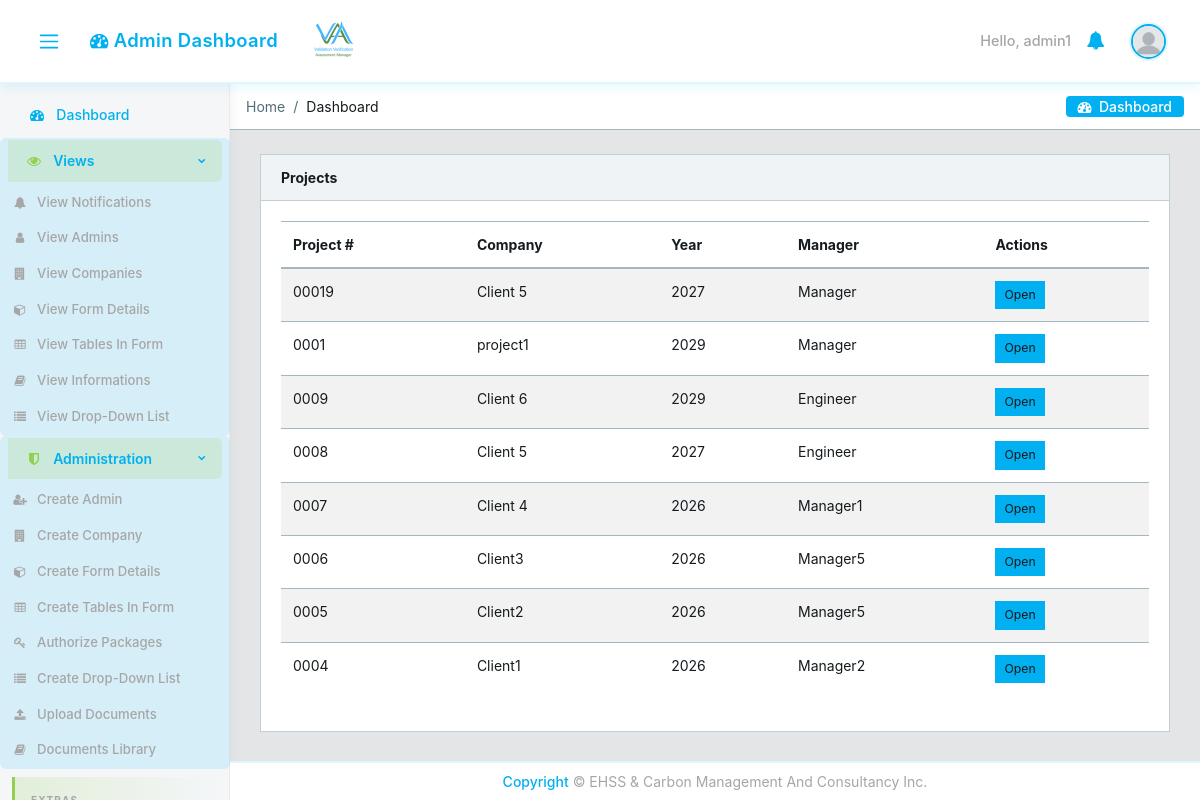
The page /projects/ (signed in) on the database its author committed.
### core/models.py (models this page shows, shortened)
class CustomUser(AbstractUser):
    email = models.EmailField(unique=True)
    user_type = models.CharField(max_length=15, choices=USER_TYPE_CHOICES)
    user_role = models.CharField(
        max_length=30, choices=USER_ROLE_CHOICES, blank=True, verbose_name='User Role',
    )
    designation = models.CharField(max_length=100, blank=True, null=True)
    position_title = models.CharField(max_length=150, blank=True, verbose_name='Position Title')
    contact_number = models.CharField(max_length=20, blank=True, null=True)
    cv = models.FileField(upload_to='core/cvs/', blank=True, null=True)
    company = models.ForeignKey(
        'Company', on_delete=models.SET_NULL, null=True, blank=True,
        related_name='managers'
    )
    created_by = models.ForeignKey(
        'self', on_delete=models.SET_NULL, null=True, blank=True,
        related_name='created_users'
    )
    created_date = models.DateField(auto_now_add=True)
    created_time = models.TimeField(auto_now_add=True)
    under_supervision = models.ForeignKey(
        'self', on_delete=models.SET_NULL, null=True, blank=True,
        related_name='supervised_users'
    )
    avatar = models.ImageField(upload_to='core/avatar', blank=True)
    @property
    def avatar_url(self):
        if self.avatar:
            try:
                return self.avatar.url
            except ValueError:
                pass
        return static('core/img/avatar/blank_profile.png')

class Project(models.Model):
    package_instance = models.ForeignKey(
        PackageInstance, on_delete=models.CASCADE, related_name='projects'
    )
    manager = models.ForeignKey(
        CustomUser, on_delete=models.CASCADE, related_name='managed_projects',
        limit_choices_to={'user_type': 'manager'}
    )
    company_name = models.CharField(max_length=200)
    client_contact = models.CharField(
        max_length=200, blank=True, verbose_name='Contact of Client',
    )
    factory_name = models.CharField(max_length=200, blank=True)
    location = models.CharField(max_length=200, blank=True)
    factory_address = models.TextField(blank=True)
    contact_person = models.CharField(max_length=100, blank=True)
    contact_email = models.EmailField(blank=True)
    contact_mobile = models.CharField(max_length=20, blank=True)
    report_type = models.CharField(max_length=100, blank=True)
    engagement_year = models.CharField(max_length=100, blank=True)
    phase = models.CharField(max_length=20, choices=PROJECT_PHASE_CHOICES, blank=True)
    document_type = models.CharField(max_length=20, choices=PROJECT_DOCUMENT_TYPE_CHOICES, blank=True)
    year = models.PositiveIntegerField()
    project_number = models.CharField(max_length=50, unique=True)
    access_password = models.CharField(max_length=128)
    created_at = models.DateTimeField(auto_now_add=True)
    updated_at = models.DateTimeField(auto_now=True)
    class Meta:
        ordering = ['-created_at']

### core/views.py (the view)
# urls.py: path('projects/', views.ProjectListView.as_view(), name='project-list'),
class ProjectListView(LoginRequiredMixin, View):
    def get(self, request):
        user = request.user
        if user.user_type == 'manager':
            projects = Project.objects.filter(manager=user).select_related(
                'package_instance', 'package_instance__authorization'
            )
            assignments = None
        elif user.user_type == 'employee':
            assignments = get_employee_projects(user)
            projects = [a.project for a in assignments]
        elif user.user_type == 'admin':
            projects = Project.objects.all().select_related(
                'package_instance', 'package_instance__authorization', 'manager'
            )
            assignments = None
        else:
            projects = Project.objects.none()
            assignments = None
        return render(request, 'core/project_list.html', {
            'projects': projects,
            'assignments': assignments,
            'success_action': request.GET.get('success', ''),
            'error_action': request.GET.get('error', ''),
            'project_limit': request.GET.get('limit', ''),
        })

### core/context_processors.py (called while the page is built, shortened)
def logged_user_processor(request):
    if request.user.is_authenticated:
        return {'logged_user': request.user}
    return {'logged_user': None}

def _fetch_unread_notifications(user):
    return list(
        Notification.objects.filter(recipient_id=user.pk, read=False)
        .only('pk', 'message', 'created_at', 'read', 'link')
        .order_by('-created_at')[:10]
    )

def _notification_cache_key(user_pk):
    return f'unread_notifications_{user_pk}'

def notifications_processor(request):
    if not request.user.is_authenticated:
        return {'unread_notifications': []}
    if getattr(request, 'partial_nav', False):
        return {'unread_notifications': []}
    cache_key = _notification_cache_key(request.user.pk)
    cached_items = cache.get(cache_key)
    notifications = _fetch_unread_notifications(request.user)
    cache.set(
        cache_key,
        [
            {
                'link': n.link or '',
                'message': n.message,
                'created_at': n.created_at.isoformat(),
            }
            for n in notifications
        ],
        NOTIFICATION_CACHE_TTL,
    )
    return {'unread_notifications': notifications}

def static_version_processor(request):
    return {
        'STATIC_VERSION': getattr(settings, 'STATIC_VERSION', '1'),
        'IS_DEV': settings.DEBUG,
    }

### core/templates/core/project_list.html (shortened to what this page needs)
{% extends 'core/base.html' %}
{% block content %}
<div class="container-fluid">
  <div class="card">
    <div class="card-header d-flex justify-content-between">
      <strong>{% if user.user_type == 'employee' %}My Authorized Projects{% else %}Projects{% endif %}</strong>
    </div>
    <div class="card-body">
      {% if user.user_type == 'employee' and assignments %}
      <div class="row">
        {% for assignment in assignments %}
        <div class="col-md-6 col-lg-4 mb-3">
          <div class="card h-100">
            <div class="card-body">
              <h5 class="card-title">{{ assignment.project.project_number }}</h5>
              <p class="mb-1"><strong>Company:</strong> {{ assignment.project.company_name }}</p>
              <p class="mb-1"><strong>Project Name:</strong> {{ assignment.project.package_instance.name }}</p>
              <p class="mb-3"><strong>Role:</strong> {{ assignment.get_role_display }}</p>
              <a href="{% url 'core:project-detail' assignment.project.pk %}" class="btn btn-primary btn-sm">Open Project</a>
            </div>
          </div>
        </div>
        {% endfor %}
      </div>
      {% else %}
      <table class="table table-striped">
        <thead><tr><th>Project #</th><th>Company</th><th>Year</th>{% if user.user_type == 'admin' %}<th>Manager</th>{% endif %}<th>Actions</th></tr></thead>
        <tbody>
          {% for project in projects %}
          <tr>
            <td>{{ project.project_number }}</td>
            <td>{{ project.company_name }}</td>
            <td>{{ project.year }}</td>
            {% if user.user_type == 'admin' %}<td>{{ project.manager.get_full_name }}</td>{% endif %}
            <td><a href="{% url 'core:project-detail' project.pk %}" class="btn btn-sm btn-info">Open</a></td>
          </tr>
          {% empty %}
          <tr><td colspan="4" class="text-muted text-center">No projects.</td></tr>
          {% endfor %}
        </tbody>
      </table>
      {% endif %}
    </div>
  </div>
</div>
{% endblock %}

### core/templates/core/base.html (shortened to what this page needs)
{% load static %}
<!DOCTYPE html>
<html lang="en">
<head>
  <link rel="stylesheet" href="{% static 'core/css/font-awesome.min.css' %}?v={{ STATIC_VERSION }}">
  <link rel="stylesheet" href="{% static 'core/css/fa5-compat.css' %}?v={{ STATIC_VERSION }}">
  <link href="{% static 'core/css/style.min.css' %}?v={{ STATIC_VERSION }}" rel="stylesheet">
  <link href="{% static 'core/css/estilo.css' %}?v={{ STATIC_VERSION }}" rel="stylesheet">
</head>
{% block body %}
<body class="app header-fixed sidebar-fixed aside-menu-fixed aside-menu-hidden">
  <header class="app-header navbar">
    <button class="navbar-toggler sidebar-toggler d-md-down-none" type="button">
      <span class="navbar-toggler-icon"></span>
    </button>
    <ul class="nav navbar-nav d-md-down-none">
      <li class="nav-item px-3">
        <a class="nav-link" href="{% url 'core:dashboard' %}">
          <i class="fa fa-tachometer-alt"></i>
          {% if user.user_type == 'admin' %}Admin Dashboard
          {% elif user.user_type == 'manager' %}Manager Dashboard
          {% else %}Employee Dashboard{% endif %}
        </a>
      </li>
    </ul>
    <img src="{% static 'core/img/logos/logo-opt.png' %}?v={{ STATIC_VERSION }}" alt="VVAM" class="brand-gui d-none d-md-inline" width="120" height="40" decoding="async" fetchpriority="high">
    <ul class="nav navbar-nav ml-auto">
      {% if user.is_authenticated %}
      <li class="text-white">Hello, {{ user.username }}</li>
      {% else %}
      <li class="text-muted">
        <a href="{% url 'core:login' %}">sign in</a>
      </li>
      {% endif %}
      <li class="nav-item dropdown">
        <a class="nav-link" data-toggle="dropdown" href="#" role="button" aria-haspopup="true" aria-expanded="false">
          <i class="fa fa-bell"></i>
        </a>
      </li>
      <li class="nav-item dropdown">
        <a class="nav-link" data-toggle="dropdown" href="#" role="button" aria-haspopup="true" aria-expanded="false">
          {% if user.is_authenticated and logged_user %}
            <img src="{{ logged_user.avatar_url }}" class="img-avatar" alt="img">
          {% else %}
            <img src="{% static 'core/img/avatar/blank_profile.png' %}" class="img-avatar" alt="img">
          {% endif %}
        </a>
      </li>
    </ul>
  </header>
  <div class="app-body">
    <div class="sidebar">
      <nav class="sidebar-nav">
        <ul class="nav">
          <li class="nav-item">
            <a class="nav-link" href="{% url 'core:dashboard' %}"><i class="fa fa-tachometer-alt"></i> Dashboard</a>
          </li>
          <li class="nav-item nav-dropdown">
            <a class="nav-link nav-dropdown-toggle" href="#"><i class="fa fa-eye"></i> Views</a>
            <ul class="nav-dropdown-items">
              <li class="nav-item">
                <a class="nav-link" href="{% url 'core:notifications-list' %}">
                  <i class="fa fa-bell"></i> View Notifications
                </a>
              </li>
              {% if user.user_type == 'admin' %}
              <li class="nav-item">
                <a class="nav-link" href="{% url 'core:users' %}?user_type=admin"><i class="fa fa-user"></i> View Admins</a>
              </li>
              <li class="nav-item">
                <a class="nav-link" href="{% url 'core:company-list' %}"><i class="fa fa-building"></i> View Companies</a>
              </li>
              <li class="nav-item">
                <a class="nav-link" href="{% url 'core:form-details-list' %}"><i class="fa fa-box"></i> View Form Details</a>
              </li>
              <li class="nav-item">
                <a class="nav-link" href="{% url 'core:form-table-view-list' %}"><i class="fa fa-table"></i> View Tables In Form</a>
              </li>
              <li class="nav-item">
                <a class="nav-link" href="{% url 'core:library-list' %}"><i class="fa fa-book"></i> View Informations</a>
              </li>
              <li class="nav-item">
                <a class="nav-link" href="{% url 'core:dropdown-list' %}"><i class="fa fa-list"></i> View Drop-Down List</a>
              </li>
              {% else %}
              <li class="nav-item">
                <a class="nav-link" href="{% url 'core:project-list'%}"><i class="fa fa-folder"></i> View Projects</a>
              </li>
              {% endif %}
            </ul>
          </li>
          {% if user.user_type == 'admin' %}
          <li class="nav-item nav-dropdown">
            <a class="nav-link nav-dropdown-toggle" href="#"><i class="fa fa-shield-alt"></i> Administration</a>
            <ul class="nav-dropdown-items">
              <li class="nav-item">
                <a class="nav-link" href="{% url 'core:new-user' %}"><i class="fa fa-user-plus"></i> Create Admin</a>
              </li>
              <li class="nav-item">
                <a class="nav-link" href="{% url 'core:company-create' %}"><i class="fa fa-building"></i> Create Company</a>
              </li>
              <li class="nav-item">
                <a class="nav-link" href="{% url 'core:form-details-create' %}"><i class="fa fa-box"></i> Create Form Details</a>
              </li>
              <li class="nav-item">
                <a class="nav-link" href="{% url 'core:form-table-list' %}"><i class="fa fa-table"></i> Create Tables In Form</a>
              </li>
              <li class="nav-item">
                <a class="nav-link" href="{% url 'core:package-authorization-create' %}"><i class="fa fa-key"></i> Authorize Packages</a>
              </li>
              <li class="nav-item">
                <a class="nav-link" href="{% url 'core:dropdown-create' %}"><i class="fa fa-list"></i> Create Drop-Down List</a>
              </li>
              <li class="nav-item">
                <a class="nav-link" href="{% url 'core:library-upload' %}"><i class="fa fa-upload"></i> Upload Documents</a>
              </li>
              <li class="nav-item">
                <a class="nav-link" href="{% url 'core:library-list' %}?view=documents"><i class="fa fa-book"></i> Documents Library</a>
              </li>
            </ul>
          </li>
          {% endif %}
          <li class="nav-title">
          </li>
        </ul>
      </nav>
    </div>
    <main class="main" id="app-main">
      <ol class="breadcrumb">
        {% block breadcrumb %}
        <li class="breadcrumb-item active">Home</li>
        <li class="breadcrumb-item">Dashboard</li>
        {% endblock breadcrumb%}
        <li class="breadcrumb-menu d-md-down-none">
          <div class="btn-group" role="group" aria-label="Button group">
            <a class="btn" href="./"><i class="fa fa-tachometer-alt"></i> &nbsp;Dashboard</a>
          </div>
        </li>
      </ol>
{% block content %}
{% endblock %}
    </main>
  </div>
  <footer class="app-footer text-center justify-content-center fixed-bottom py-2">
    <span><a href="#">Copyright</a> © EHSS & Carbon Management And Consultancy Inc.</span>
  </footer>
</body>
{% endblock body %}
</html>

### core/static/core/css/fa5-compat.css (style rules this page uses)
.fa-tachometer-alt:before { content: "\f0e4"; }
.fa-shield-alt:before { content: "\f132"; }
.fa-box:before { content: "\f1b2"; }
.fa-key:before { content: "\f084"; }
.fa-book:before { content: "\f02d"; }
.sidebar-nav .nav-link > .fa, .sidebar-nav .nav-link > i.fa { display: inline-block; width: 1.25rem; margin-right: 0.35rem; text-align: center; }

### core/templates/core/base.html (style rules this page uses)
.brand-gui { max-height: 40px; width: auto; object-fit: contain; }

### rows shown on the page
CustomUser: username "admin1"
Project: project_number "00019", company_name "Client 5", year "2027", manager.get_full_name "Manager"
Project: project_number "0001", company_name "project1", year "2029", manager.get_full_name "Manager"
Project: project_number "0009", company_name "Client 6", year "2029", manager.get_full_name "Engineer"
Project: project_number "0008", company_name "Client 5", year "2027", manager.get_full_name "Engineer"
Project: project_number "0007", company_name "Client 4", year "2026", manager.get_full_name "Manager1"
Project: project_number "0006", company_name "Client3", year "2026", manager.get_full_name "Manager5"
Project: project_number "0005", company_name "Client2", year "2026", manager.get_full_name "Manager5"
Project: project_number "0004", company_name "Client1", year "2026", manager.get_full_name "Manager2"
